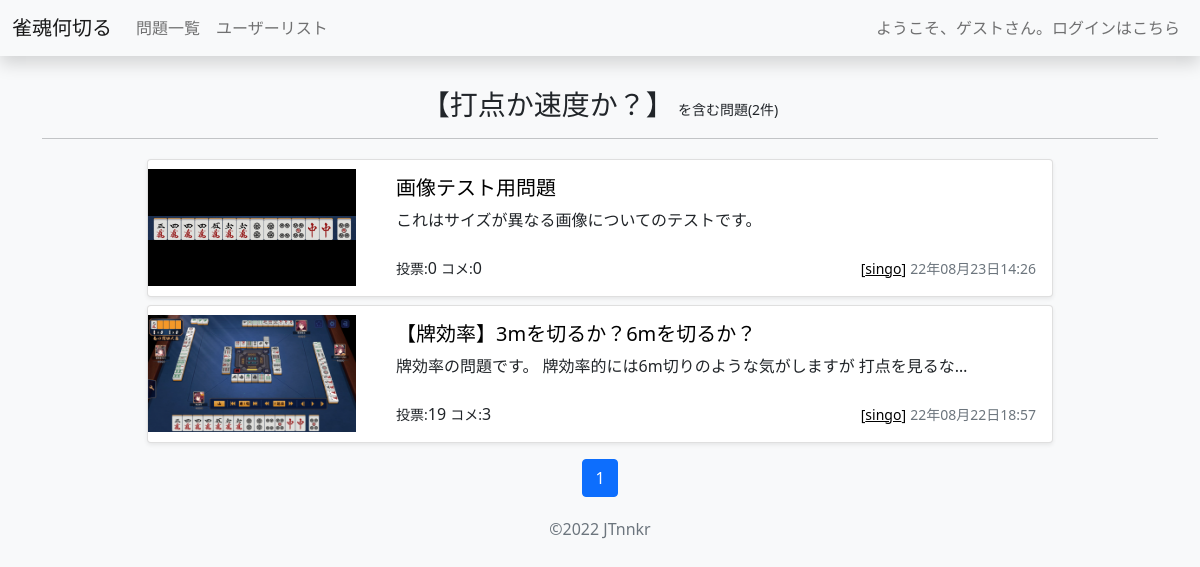
Page /nnkr/tag_question/2/ on the committed database.
### nnkr/models.py (models this page shows, shortened)
class Tag(models.Model):
    name = models.CharField('タグ名',max_length=32)

class Question(models.Model):
    author = models.ForeignKey(get_user_model(),on_delete=models.CASCADE,default=1,verbose_name='投稿者')
    image = models.ImageField('画像',upload_to='images')
    created_datetime = models.DateTimeField('作成日',auto_now_add=True)
    updated_datetime = models.DateTimeField('最終更新日',auto_now=True)
    title = models.CharField('タイトル',max_length=100)
    description = models.TextField('説明文',blank=True)
    tags = models.ManyToManyField(Tag, through='Tagging',blank=True, verbose_name='タグ')
    def get_sum_of_votes(self):
        sum = 0
        for choice in self.choice_set.all():
            sum += choice.votes
        return sum
    def get_num_of_comments(self):
        return self.comment_set.all().count()

class Choice(models.Model):
    question = models.ForeignKey(Question,on_delete=models.CASCADE)
    choice_text = models.CharField('選択肢',max_length=200)
    votes = models.IntegerField('得票数',default=0)

### user/models.py (models this page shows)
class User(AbstractUser):
    introduction = models.TextField('紹介文',blank=True)
    bookmarks = models.ManyToManyField('nnkr.Question', through='nnkr.Bookmark', blank=True, verbose_name='ブックマーク')
    pass

### nnkr/views.py (the view)
# urls.py: path('tag_question/<int:pk>/', views.TagQuestion.as_view(), name='tag_question'),
class TagQuestion(ListView):
    template_name = 'nnkr/tag_question.html'
    model = Question
    context_object_name = 'questions'
    def get_queryset(self):
        tag = get_object_or_404(Tag, pk=self.kwargs['pk'])
        all_questions = Question.objects.all().filter(tags__in=[tag]).order_by('-created_datetime')
        paginator = Paginator(all_questions, 6)
        p = self.request.GET.get('page')
        questions = paginator.get_page(p)
        return questions
    def get_context_data(self, **kwargs):
        context = super().get_context_data(**kwargs)
        tag = get_object_or_404(Tag, pk=self.kwargs['pk'])
        context['tag'] = tag
        return context

### nnkr/templatetags/extra_tags.py (called while the page is built)
@register.filter
def addstr(arg1, arg2):
    return str(arg1) + str(arg2)

### nnkr/templates/nnkr/tag_question.html (shortened to what this page needs)
{% extends 'nnkr/base.html' %}
{% block content %}
<div class="pt-3 text-center">
  <h3 style="display:inline;">【{{ tag.name }}】</h3>
  <small>を含む問題({{tag.question_set.all|length}}件)</small><hr>
</div>
<div class="album py-1">
  <div class="container">
    <div class="row">
    {% for question in questions %}
    <div class="col-md-10 offset-md-1 col-sm-12">
      <div class="card mb-2 shadow-sm">
        <div class="row no-gutters">
          <div class="col-md-3 my-auto">
            <div class="as-outer">
              <div class="as-inner">
                <a data-bs-toggle="modal" data-bs-target='{{"#imgModal-"|addstr:forloop.counter}}' style="cursor:pointer">
                  <img  class="card-img-top"
                    src="{{ question.image.url }}" alt="何切る画像"
                    style="width:100%;height:100%;object-fit:contain">
                </a>
              </div>
            </div>
          </div>
          <div class="col-md-9">
            <div class="card-body">
              <a  class="link-dark-nu" href="{% url 'nnkr:detail' question.id %}">
                <h5 class="card-title">{{question.title}}</h5>
              </a>
              {{question.description | truncatechars:40}}
              <br><br>
              <div class="d-flex justify-content-between align-items-center">
                <div class="left-aria">
                  <small>投票:</small>{{question.get_sum_of_votes}}
                  <small>コメ:</small>{{question.get_num_of_comments}}
                </div>
                <div class="right-aria">
                  <small class="text-muted"><a class="link-dark-u" href="{% url 'user:detail' question.author.id %}">[{{question.author}}]</a></small>
                  <small class="text-muted">{{question.updated_datetime|date:"y年m月j日H:i"}}</small>
                </div>
              </div>
            </div>
          </div>
        </div>
      </div>
    </div>
    {% empty %}
    問題がありません
    {% endfor %}
    </div>
  </div>
  <div class="my-2">
    {% include "nnkr/pagination.html" with page_obj=questions %}
  </div>
</div>
{% endblock %}

### nnkr/static/nnkr/css/style.css (style rules this page uses)
.as-outer { position: relative; width: 100%; }
.as-outer:before { content:""; display: block; padding-top: calc(9/16*100%); }
.as-inner { position: absolute; top: 0; left: 0; bottom: 0; right: 0; background: black; }
.link-dark-u { text-decoration: underline; color: black; }
.link-dark-nu { text-decoration: none; color: black; }

### rows in the picture
Tag: name "打点か速度か？", question_set.all|length "2"
Question: image (picture), title "画像テスト用問題", description "これはサイズが異なる画像についてのテストです。", get_sum_of_votes "0", get_num_of_comments "0", author "singo", updated_datetime "22年08月23日14:26"
Question: image (picture), title "【牌効率】3mを切るか？6mを切るか？", description "牌効率の問題です。 牌効率的には6m切りのような気がしますが 打点を見るな…", get_sum_of_votes "19", get_num_of_comments "3", author "singo", updated_datetime "22年08月22日18:57"

### other values in the picture
{{ num }} "1"
